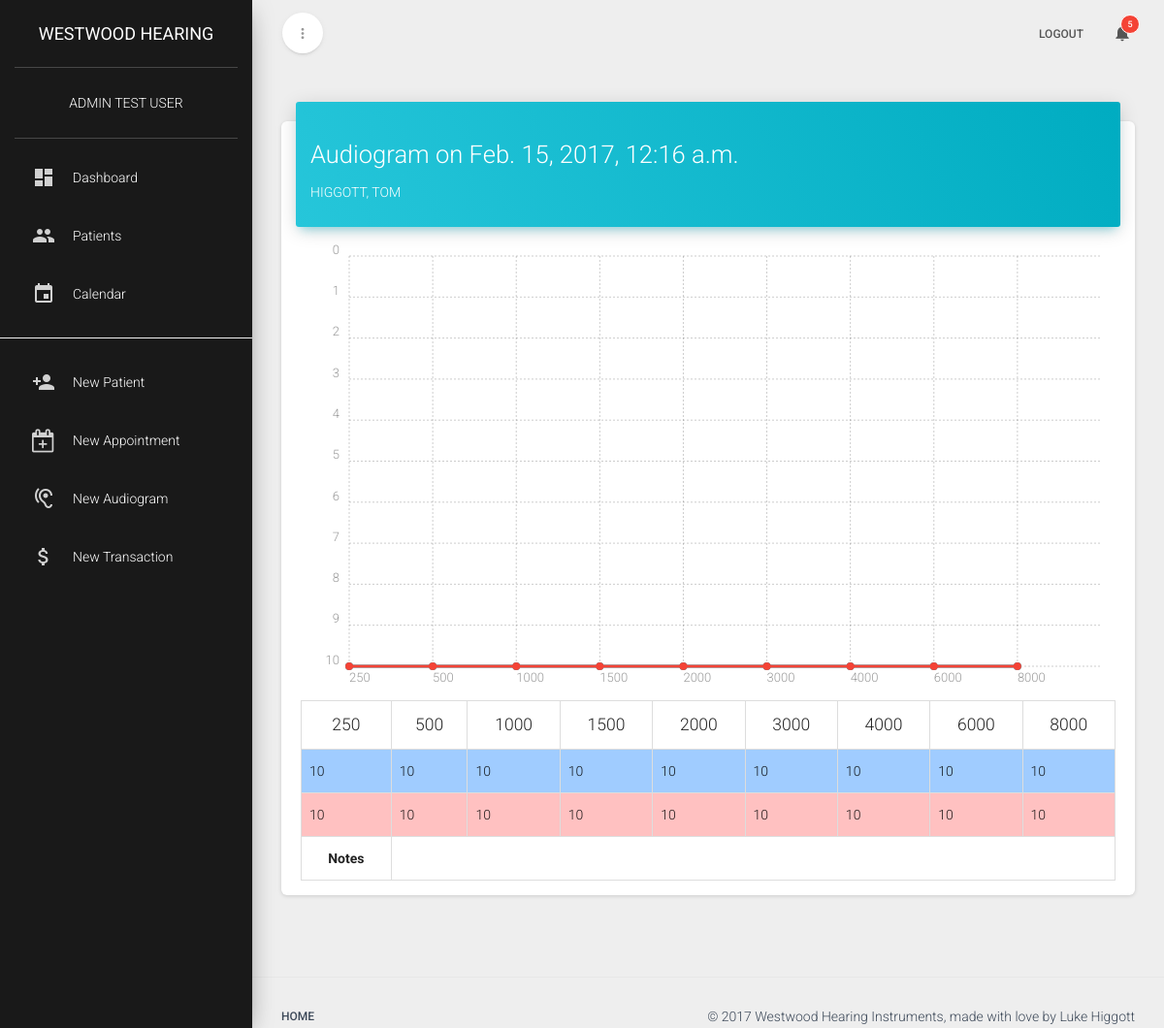
/audiogram/1/ (signed in), run on the app's committed database.
### OMS/models.py (models this page shows, shortened)
class Audiogram(models.Model):
	patient = models.ForeignKey('Patient', Patient)
	timestamp = models.DateTimeField('Test Date', auto_now_add=True)
	L250  = models.SmallIntegerField('Left 250', default="0")
	L500  = models.SmallIntegerField('Left 500', default="0")
	L1000 = models.SmallIntegerField('Left 1000', default="0")
	L1500 = models.SmallIntegerField('Left 1500', default="0")
	L2000 = models.SmallIntegerField('Left 2000', default="0")
	L3000 = models.SmallIntegerField('Left 3000', default="0")
	L4000 = models.SmallIntegerField('Left 4000', default="0")
	L6000 = models.SmallIntegerField('Left 6000', default="0")
	L8000 = models.SmallIntegerField('Left 8000', default="0")
	R250  = models.SmallIntegerField('Right 250', default="0")
	R500  = models.SmallIntegerField('Right 500', default="0")
	R1000 = models.SmallIntegerField('Right 1000', default="0")
	R1500 = models.SmallIntegerField('Right 1500', default="0")
	R2000 = models.SmallIntegerField('Right 2000', default="0")
	R3000 = models.SmallIntegerField('Right 3000', default="0")
	R4000 = models.SmallIntegerField('Right 4000', default="0")
	R6000 = models.SmallIntegerField('Right 6000', default="0")
	R8000 = models.SmallIntegerField('Right 8000', default="0")
	notes = models.TextField('Notes')
	def get_audio_L(self):
  		return [self.L250, self.L500, self.L1000, self.L1500, self.L2000, self.L3000, self.L4000, self.L6000, self.L8000]
	def get_audio_R(self):
  		return [self.R250, self.R500, self.R1000, self.R1500, self.R2000, self.R3000, self.R4000, self.R6000, self.R8000]

class Patient(models.Model):
	fname = models.CharField('First Name', max_length=30, blank=True)
	lname = models.CharField('Last Name', max_length=30, blank=True)
	gender = models.CharField('Gender', max_length=1, choices=GENDER_CHOICES, default='')
	phone = models.CharField('Phone Number', max_length=10, blank=True)
	email = models.EmailField('Email Address', blank=True)
	street = models.TextField('Street Address', blank=True)
	city = models.TextField('City', blank=True)
	state = models.CharField('State', max_length=2, blank=True)
	zipcode = models.IntegerField('Zip Code', blank=True, null=True)
	notes = models.TextField('Notes', blank=True)
	createdate = models.DateTimeField('Became a patient on', auto_now_add=True)
	birthday = models.DateField('Birthday', blank=True)

### OMS/views.py (the view)
# urls.py: url(r'^audiogram/(?P<id>\d+)/$', views.audiogram, name='audiogram'),
@login_required
def audiogram(request, id):
	audiogram = Audiogram.objects.get(id=id)
	return render(request, 'OMS/audiogram.html', {
		'audiogram': audiogram,
		'patient': audiogram.patient,
		})

### OMS/templates/OMS/audiogram.html (shortened to what this page needs)
{% extends 'OMS/base.html' %}
{% load staticfiles %}
{% block content %}
<div class="row">
	<div class="col-md-12">
		<div class="card">
			<div class="card-header" data-background-color="blue">
				<h3>Audiogram on {{ audiogram.timestamp }}</h3>
				<h6>{{ audiogram.patient.lname }}, {{ audiogram.patient.fname}}</h6>
			</div>
			<div class="card-content">
				<div class="ct-chart ct-minor-seventh">
				</div>
				<div class="table-responsive">
					<table class="table table-bordered audiogram">
						<thead>
						<th>250</th>
						<th>500</th>
						<th>1000</th>
						<th>1500</th>
						<th>2000</th>
						<th>3000</th>
						<th>4000</th>
						<th>6000</th>
						<th>8000</th>
					</thead>
					<tr class="audiogram-left">
						{% for item in audiogram.get_audio_L %}
						<td>{{ item }}</td>
						{% endfor %}
					</tr>
					<tr class="audiogram-right">
						{% for item in audiogram.get_audio_R %}
						<td>{{ item }}</td>
						{% endfor %}
					</tr>
					<th class="text-center">Notes</th>
					<td colspan="8s" class="text-left">{{ audiogram.notes }}</td>
				</table>
			</div>
		</div>
	</div>
</div>
</div>
{% endblock %}

### OMS/templates/OMS/base.html (shortened to what this page needs)
<!doctype html>
<html class="perfect-scrollbar-off" lang="en">
<head>
  {% load staticfiles %}
  <link href="{% static 'css/bootstrap.min.css' %}" rel="stylesheet" />
  <link href="{% static 'css/material-dashboard.css' %}" rel="stylesheet" />
  <link href="{% static 'css/style.css' %}" rel="stylesheet" />
  <link href="http://maxcdn.bootstrapcdn.com/font-awesome/latest/css/font-awesome.min.css" rel="stylesheet">
</head>
<body class="">
  <div class="wrapper">
    <div class="sidebar" data-active-color="blue" data-background-color="black">
      <div class="logo">
        <a href="/" class="simple-text">
          Westwood Hearing
        </a>
      </div>
      <div class="sidebar-wrapper">
        <div class="user">
          <div class="info">
            <a href="#">{{ request.user.get_full_name|upper }}</a>
          </div>
        </div>
        <ul class="nav">
          <li>
            <a href="/">
              <i class="material-icons">dashboard</i>
              <p>Dashboard</p>
            </a>
          </li>
          <li>
            <a href="/patients/">
              <i class="material-icons">people</i>
              <p>Patients</p>
            </a>
          </li>
          <li>
            <a href="/calendar/">
              <i class="material-icons">event</i>
              <p>Calendar</p>
            </a>
          </li>
          <hr />
          <li>
            <a href="/patient/new/">
              <i class="material-icons">person_add</i>
              <p>New Patient</p>
            </a>
          </li>
          <li>
            <a href="/appointment/new/">
              <i class="fa fa-calendar-plus-o"></i>
              <p>New Appointment</p>
            </a>
          </li>
          <li>
            <a href="/audiogram/new/">
              <i class="material-icons">hearing</i>
              <p>New Audiogram</p>
            </a>
          </li>
          <li>
            <a href="/trans/new/">
              <i class="material-icons">attach_money</i>
              <p>New Transaction</p>
            </a>
          </li>
        </ul>
      </div>
    </div>
    <div class="main-panel">
      <nav class="navbar navbar-transparent navbar-absolute">
        <div class="container-fluid">
          <div class="navbar-minimize">
            <button id="minimizeSidebar" class="btn btn-round btn-white btn-fill btn-just-icon">
              <i class="material-icons visible-on-sidebar-regular">more_vert</i>
            </button>
          </div>
          <div class="collapse navbar-collapse">
            <ul class="nav navbar-nav navbar-right">
              <li>
                <a href="/logout/">Logout</a>
              </li>
              <li class="dropdown">
                <a href="#" class="dropdown-toggle" data-toggle="dropdown">
                  <i class="material-icons">notifications</i>
                  <span class="notification">5</span>
                </a>
              </li>
            </ul>
          </div>
        </div>
      </nav>
      <div class="content">
        <div class="container-fluid">
          {% block content %} {% endblock %}
        </div>
      </div>
      <footer class="footer">
        <div class="container-fluid">
          <nav class="pull-left">
            <ul>
              <li>
                <a href="/">
                  Home
                </a>
              </li>
            </ul>
          </nav>
          <p class="copyright pull-right">
            &copy;
             Westwood Hearing Instruments, made with love by Luke Higgott
          </p>
        </div>
      </footer>
    </div>
  </div>
</body>
</html>

### OMS/static/css/style.css (style rules this page uses)
.audiogram-right td { background-color: #ffc1c1; }
.audiogram-left td { background-color: #a0ccff; }
.audiogram th { text-align: center; }

### data on the page
Audiogram: timestamp "Feb. 15, 2017, 12:16 a.m.", patient.lname "HIGGOTT", patient.fname "TOM"

### other printed values
{{ request.user.get_full_name|upper }} "ADMIN TEST USER"
{{ item }} "10" "10" "10" "10" "10" "10" "10" "10" "10"
